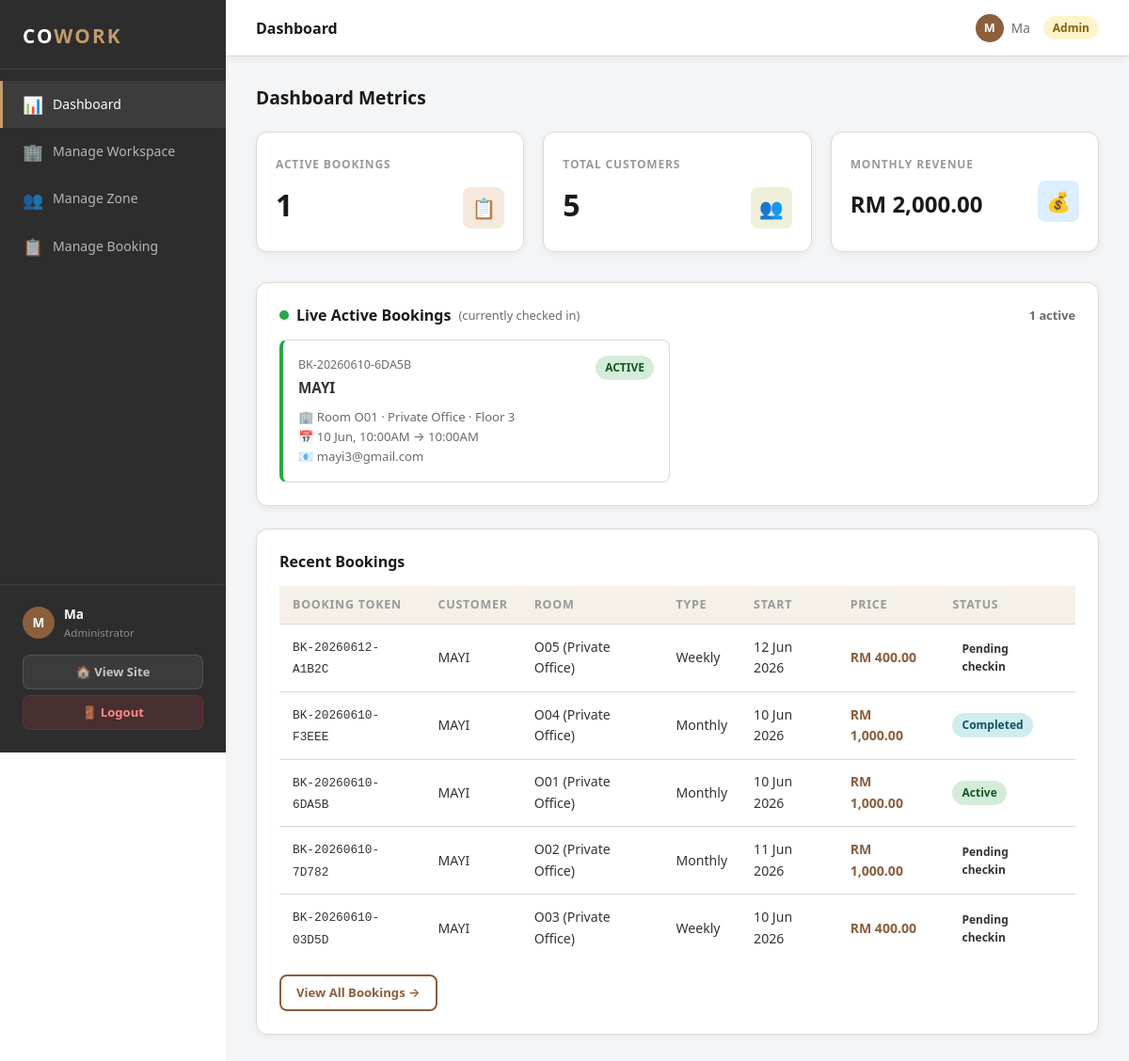
Page /admin_dashboard.php (signed in) on the committed database.
### tables this page shows
CREATE TABLE `booking` (
  `booking_id` int(11) NOT NULL,
  `customer_id` int(11) NOT NULL,
  `workspace_id` int(11) NOT NULL,
  `staff_id` int(11) DEFAULT NULL,
  `booking_date` date NOT NULL,
  `booking_token` varchar(50) NOT NULL,
  `status` enum('pending checkin','active','completed','checkout late','cancelled') DEFAULT 'pending checkin',
  `start_time` datetime NOT NULL,
  `end_time` datetime NOT NULL,
  `checkin_time` datetime DEFAULT NULL,
  `checkout_time` datetime DEFAULT NULL,
  `booking_type` enum('slot','week','month','year') NOT NULL DEFAULT 'slot',
  `total_price` decimal(10,2) NOT NULL DEFAULT 0.00,
  `notes` text DEFAULT NULL,
  `created_at` datetime DEFAULT current_timestamp(),
  `updated_at` datetime DEFAULT current_timestamp() ON UPDATE current_timestamp()
);

CREATE TABLE `customer` (
  `customer_id` int(11) NOT NULL,
  `fullname` varchar(100) NOT NULL,
  `email` varchar(100) NOT NULL,
  `password` varchar(255) NOT NULL,
  `phone` varchar(15) NOT NULL,
  `status` enum('active','suspended') DEFAULT 'active',
  `created_at` datetime DEFAULT current_timestamp(),
  `updated_at` datetime DEFAULT current_timestamp() ON UPDATE current_timestamp()
);

CREATE TABLE `workspace` (
  `workspace_id` int(11) NOT NULL,
  `zone_id` int(11) NOT NULL,
  `workspace_name` varchar(10) NOT NULL,
  `capacity` int(11) NOT NULL DEFAULT 1,
  `status` varchar(20) NOT NULL DEFAULT 'available',
  `added_by` int(11) DEFAULT NULL,
  `created_at` datetime DEFAULT current_timestamp(),
  `updated_at` datetime DEFAULT current_timestamp() ON UPDATE current_timestamp()
);

CREATE TABLE `zone` (
  `zone_id` int(11) NOT NULL,
  `zone_name` varchar(50) NOT NULL,
  `description` text DEFAULT NULL,
  `floor` tinyint(4) NOT NULL DEFAULT 1,
  `capacity` tinyint(4) NOT NULL DEFAULT 1,
  `price_slot` decimal(10,2) DEFAULT NULL COMMENT 'price per 4-hr slot',
  `price_week` decimal(10,2) DEFAULT NULL,
  `price_month` decimal(10,2) DEFAULT NULL,
  `price_year` decimal(10,2) DEFAULT NULL
);

### admin_dashboard.php (the view, shortened to what this page needs)
<?php
require_once 'db.php';
$adminName = htmlspecialchars($_SESSION['user_name']);
$adminInit = strtoupper($adminName[0]);
$activeCount = mysqli_fetch_assoc(mysqli_query($conn,
    "SELECT COUNT(*) AS n FROM booking WHERE status='active'"))['n'];
$customerCount = mysqli_fetch_assoc(mysqli_query($conn,
    "SELECT COUNT(*) AS n FROM customer"))['n'];
$monthRevenue = mysqli_fetch_assoc(mysqli_query($conn,
    "SELECT COALESCE(SUM(total_price),0) AS r FROM booking
     WHERE status IN ('active','completed')
     AND MONTH(created_at)=MONTH(NOW()) AND YEAR(created_at)=YEAR(NOW())"))['r'];
$liveRes = mysqli_query($conn,
    "SELECT b.*, c.fullname, c.email, c.phone,
            w.workspace_name, z.zone_name, z.floor
     FROM booking b
     JOIN customer  c ON b.customer_id  = c.customer_id
     JOIN workspace w ON b.workspace_id = w.workspace_id
     JOIN zone      z ON w.zone_id      = z.zone_id
     WHERE b.status='active'
       AND NOW() BETWEEN b.start_time AND b.end_time
     ORDER BY b.start_time DESC
     LIMIT 20");
$liveBookings = mysqli_fetch_all($liveRes, MYSQLI_ASSOC);
$recentRes = mysqli_query($conn,
    "SELECT b.*, c.fullname, w.workspace_name, z.zone_name
     FROM booking b
     JOIN customer  c ON b.customer_id  = c.customer_id
     JOIN workspace w ON b.workspace_id = w.workspace_id
     JOIN zone      z ON w.zone_id      = z.zone_id
     ORDER BY b.created_at DESC LIMIT 10");
$recentBookings = mysqli_fetch_all($recentRes, MYSQLI_ASSOC);
$durLabel = ['slot'=>'Slot','week'=>'Weekly','month'=>'Monthly','year'=>'Yearly'];
?>
<!DOCTYPE html>
<html lang="en">
<head>
<link rel="stylesheet" href="style.css">
</head>
<body>
<div class="admin-wrapper">
  <?php include 'admin_sidebar.php'; ?>
  <div class="admin-main">
    <div class="admin-topbar">
      <h4>Dashboard</h4>
      <div class="user-chip">
        <div class="avatar" style="width:30px;height:30px;background:var(--brown);border-radius:50%;display:flex;align-items:center;justify-content:center;color:#fff;font-weight:700;font-size:0.8rem"><?= $adminInit ?></div>
        <?= $adminName ?> <span class="badge badge-admin" style="margin-left:6px">Admin</span>
      </div>
    </div>
    <div class="admin-content">
      <h2 style="margin-bottom:24px;font-size:1.2rem">Dashboard Metrics</h2>
      <div class="stat-grid">
        <div class="stat-card">
          <div class="stat-label">Active Bookings</div>
          <div style="display:flex;justify-content:space-between;align-items:flex-end">
            <div class="stat-value"><?= $activeCount ?></div>
            <div class="stat-icon stat-icon-brown">📋</div>
          </div>
        </div>
        <div class="stat-card">
          <div class="stat-label">Total Customers</div>
          <div style="display:flex;justify-content:space-between;align-items:flex-end">
            <div class="stat-value"><?= $customerCount ?></div>
            <div class="stat-icon stat-icon-olive">👥</div>
          </div>
        </div>
        <div class="stat-card">
          <div class="stat-label">Monthly Revenue</div>
          <div style="display:flex;justify-content:space-between;align-items:flex-end">
            <div class="stat-value" style="font-size:1.5rem">RM <?= number_format($monthRevenue, 2) ?></div>
            <div class="stat-icon stat-icon-blue">💰</div>
          </div>
        </div>
      </div>
      <div class="admin-table-wrap" style="margin-bottom:24px">
        <h3 style="display:flex;align-items:center;gap:8px">
          <span style="width:10px;height:10px;background:#28a745;border-radius:50%;display:inline-block;animation:pulse 1.5s ease-in-out infinite"></span>
          Live Active Bookings
          <span style="font-size:0.8rem;color:var(--text-muted);font-weight:400">(currently checked in)</span>
          <span style="margin-left:auto;font-size:0.8rem;color:var(--text-muted)"><?= count($liveBookings) ?> active</span>
        </h3>
        <?php if (empty($liveBookings)): ?>
          <p style="font-size:0.88rem;color:var(--text-muted);padding:20px 0;text-align:center">No active check-ins right now.</p>
        <?php else: ?>
        <div style="display:grid;grid-template-columns:repeat(auto-fill,minmax(300px,1fr));gap:16px">
          <?php foreach ($liveBookings as $lb): ?>
          <div style="border:1px solid var(--border);border-left:4px solid #28a745;border-radius:var(--radius-sm);padding:16px;background:var(--white)">
            <div style="display:flex;justify-content:space-between;align-items:flex-start;margin-bottom:8px">
              <div>
                <div style="font-size:0.78rem;color:var(--text-muted)"><?= htmlspecialchars($lb['booking_token']) ?></div>
                <div style="font-weight:700;font-size:0.95rem;margin-top:2px"><?= htmlspecialchars($lb['fullname']) ?></div>
              </div>
              <span class="badge badge-active">ACTIVE</span>
            </div>
            <div style="font-size:0.82rem;color:var(--text-muted)">
              <div>🏢 Room <?= htmlspecialchars($lb['workspace_name']) ?> · <?= htmlspecialchars($lb['zone_name']) ?> · Floor <?= $lb['floor'] ?></div>
              <div>📅 <?= date('d M, h:iA', strtotime($lb['start_time'])) ?> → <?= date('h:iA', strtotime($lb['end_time'])) ?></div>
              <div>📧 <?= htmlspecialchars($lb['email']) ?></div>
            </div>
          </div>
          <?php endforeach; ?>
        </div>
        <?php endif; ?>
      </div>
      <div class="admin-table-wrap">
        <h3>Recent Bookings</h3>
        <table>
          <thead>
            <tr>
              <th>Booking Token</th>
              <th>Customer</th>
              <th>Room</th>
              <th>Type</th>
              <th>Start</th>
              <th>Price</th>
              <th>Status</th>
            </tr>
          </thead>
          <tbody>
            <?php foreach ($recentBookings as $rb): ?>
            <tr>
              <td><span style="font-family:monospace;font-size:0.8rem"><?= htmlspecialchars($rb['booking_token']) ?></span></td>
              <td><?= htmlspecialchars($rb['fullname']) ?></td>
              <td><?= htmlspecialchars($rb['workspace_name']) ?> (<?= htmlspecialchars($rb['zone_name']) ?>)</td>
              <td><?= $durLabel[$rb['booking_type']] ?? $rb['booking_type'] ?></td>
              <td><?= date('d M Y', strtotime($rb['start_time'])) ?></td>
              <td style="font-weight:700;color:var(--brown)">RM <?= number_format($rb['total_price'],2) ?></td>
              <td><span class="badge badge-<?= $rb['status'] ?>"><?= ucfirst($rb['status']) ?></span></td>
            </tr>
            <?php endforeach; ?>
          </tbody>
        </table>
        <div style="margin-top:14px">
          <a href="manage_booking.php" class="btn btn-outline btn-sm">View All Bookings →</a>
        </div>
      </div>
    </div>
  </div>
</div>
</body>
</html>

### style.css (style rules this page uses)
*, *::before, *::after { box-sizing: border-box; margin: 0; padding: 0; scroll-behavior: smooth;list-style: none; }
:root { --brown: #8B5E3C; --brown-dark: #6B4423; --brown-light: #C49A6C; --olive: #7C7C45; --olive-light: #A8A865; --cream: #F5F0E8; --cream-dark: #EDE6D8; --white: #FFFFFF; --dark: #1A1A1A; --dark-2: #2D2D2D; --text: #333333; --text-muted: #6B6B6B; --text-light: #999999; --border: #E0D8CC; --shadow-sm: 0 2px 8px rgba(0,0,0,0.06); --shadow-md: 0 4px 20px rgba(0,0,0,0.10); --shadow-lg: 0 8px 40px rgba(0,0,0,0.14); --radius: 12px; --radius-sm: 8px; --radius-lg: 20px; --font: 'Segoe UI', system-ui, -apple-system, sans-serif; --transition: 0.25s ease; }
body { font-family: var(--font); color: var(--text); background: var(--white); line-height: 1.6; font-size: 15px; }
h1, h2, h3, h4 { font-weight: 700; line-height: 1.25; color: var(--dark); }
h2 { font-size: clamp(1.6rem, 3vw, 2.4rem); }
h3 { font-size: 1.2rem; }
a { text-decoration: none; color: inherit; }
.btn { display: inline-flex; align-items: center; justify-content: center; gap: 8px; padding: 10px 24px; border: none; border-radius: var(--radius-sm); font-size: 0.9rem; font-weight: 600; cursor: pointer; transition: all var(--transition); text-decoration: none; }
.btn-outline { background: transparent; color: var(--brown); border: 2px solid var(--brown); }
.btn-sm { padding: 7px 16px; font-size: 0.82rem; }
.admin-wrapper { display: flex; min-height: 100vh; }
.admin-main { margin-left: 240px; flex: 1; background: #F4F5F7; min-height: 100vh; }
.admin-topbar { background: var(--white); padding: 0 32px; height: 60px; display: flex; align-items: center; justify-content: space-between; border-bottom: 1px solid var(--border); box-shadow: var(--shadow-sm); position: sticky; top: 0; z-index: 50; }
.admin-topbar h4 { font-size: 1rem; font-weight: 600; color: var(--dark); }
.admin-topbar .user-chip { display: flex; align-items: center; gap: 8px; font-size: 0.85rem; color: var(--text-muted); }
.admin-content { padding: 32px; }
.stat-grid { display: grid; grid-template-columns: repeat(auto-fit, minmax(200px, 1fr)); gap: 20px; margin-bottom: 32px; }
.stat-card { background: var(--white); border-radius: var(--radius); padding: 24px 20px; border: 1px solid var(--border); box-shadow: var(--shadow-sm); display: flex; flex-direction: column; gap: 8px; }
.stat-card .stat-label { font-size: 0.75rem; font-weight: 700; text-transform: uppercase; letter-spacing: 0.07em; color: var(--text-light); }
.stat-card .stat-value { font-size: 2rem; font-weight: 800; color: var(--dark); }
.stat-card .stat-icon { width: 44px; height: 44px; border-radius: var(--radius-sm); display: flex; align-items: center; justify-content: center; font-size: 1.3rem; align-self: flex-end; }
.stat-icon-brown { background: #f5e8dc; color: var(--brown); }
.stat-icon-olive { background: #eef0d9; color: var(--olive); }
.stat-icon-blue { background: #dceeff; color: #2563EB; }
.admin-table-wrap { background: var(--white); border-radius: var(--radius); padding: 24px; border: 1px solid var(--border); box-shadow: var(--shadow-sm); overflow-x: auto; }
.admin-table-wrap h3 { font-size: 1rem; margin-bottom: 16px; }
table { width: 100%; border-collapse: collapse; }
thead th { text-align: left; padding: 10px 14px; font-size: 0.78rem; font-weight: 700; text-transform: uppercase; letter-spacing: 0.06em; color: var(--text-light); background: var(--cream); border-bottom: 1px solid var(--border); }
tbody td { padding: 12px 14px; font-size: 0.88rem; color: var(--text); border-bottom: 1px solid var(--border); vertical-align: middle; }
tbody tr:last-child td { border-bottom: none; }
.badge { display: inline-block; padding: 3px 10px; border-radius: 999px; font-size: 0.75rem; font-weight: 700; }
.badge-active { background: #d4edda; color: #155724; }
.badge-completed { background: #d1ecf1; color: #0c5460; }
.badge-admin { background: #fff3cd; color: #856404; }

### rows in the picture
booking: booking_token "BK-20260610-6DA5B", customer.fullname "MAYI", workspace.workspace_name "O01", zone.zone_name "Private Office", zone.floor "3", start_time "10 Jun, 10:00AM", end_time "10:00AM", customer.email "mayi3@gmail.com", booking_type "Monthly", start_time "10 Jun 2026", total_price "1,000.00", status "Active"
booking: booking_token "BK-20260612-A1B2C", customer.fullname "MAYI", workspace.workspace_name "O05", zone.zone_name "Private Office", booking_type "Weekly", start_time "12 Jun 2026", total_price "400.00", status "Pending checkin"
booking: booking_token "BK-20260610-F3EEE", customer.fullname "MAYI", workspace.workspace_name "O04", zone.zone_name "Private Office", booking_type "Monthly", start_time "10 Jun 2026", total_price "1,000.00", status "Completed"
booking: booking_token "BK-20260610-7D782", customer.fullname "MAYI", workspace.workspace_name "O02", zone.zone_name "Private Office", booking_type "Monthly", start_time "11 Jun 2026", total_price "1,000.00", status "Pending checkin"
booking: booking_token "BK-20260610-03D5D", customer.fullname "MAYI", workspace.workspace_name "O03", zone.zone_name "Private Office", booking_type "Weekly", start_time "10 Jun 2026", total_price "400.00", status "Pending checkin"

### other values in the picture
substr($_SESSION['user_name'],0,1) "M"
$_SESSION['user_name'] "Ma"
$adminInit "M"
$adminName "Ma"
$activeCount "1"
$customerCount "5"
$monthRevenue "2,000.00"
count($liveBookings) "1"
